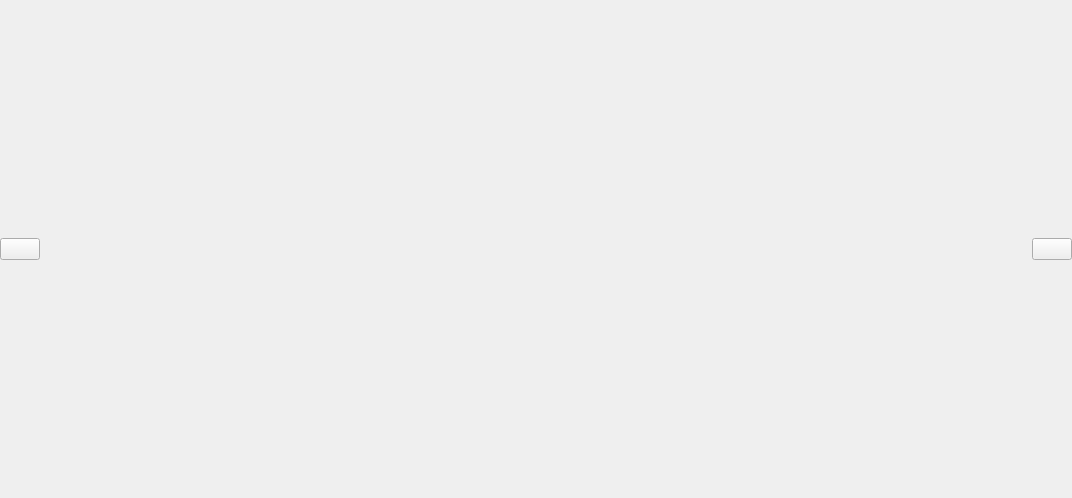
<?xml version="1.0" encoding="UTF-8"?>
<ui version="4.0">
 <class>HomeBooksList</class>
 <widget class="QWidget" name="HomeBooksList">
  <property name="geometry">
   <rect>
    <x>0</x>
    <y>0</y>
    <width>1072</width>
    <height>498</height>
   </rect>
  </property>
  <property name="sizePolicy">
   <sizepolicy hsizetype="Expanding" vsizetype="Expanding">
    <horstretch>0</horstretch>
    <verstretch>0</verstretch>
   </sizepolicy>
  </property>
  <property name="minimumSize">
   <size>
    <width>0</width>
    <height>0</height>
   </size>
  </property>
  <property name="maximumSize">
   <size>
    <width>1072</width>
    <height>498</height>
   </size>
  </property>
  <property name="windowTitle">
   <string>Form</string>
  </property>
  <property name="styleSheet">
   <string notr="true" />
  </property>
  <layout class="QHBoxLayout" name="horizontalLayout">
   <property name="spacing">
    <number>0</number>
   </property>
   <property name="margin">
    <number>0</number>
   </property>
   <item>
    <widget class="QPushButton" name="previousBtn">
     <property name="focusPolicy">
      <enum>Qt::NoFocus</enum>
     </property>
     <property name="text">
      <string />
     </property>
    </widget>
   </item>
   <item>
    <widget class="QWidget" name="cover1Cont" native="true">
     <layout class="QGridLayout" name="gridLayout">
      <property name="margin">
       <number>0</number>
      </property>
      <property name="spacing">
       <number>0</number>
      </property>
      <item column="0" row="1">
       <widget class="QLabel" name="topLeft1Lbl">
        <property name="sizePolicy">
         <sizepolicy hsizetype="Expanding" vsizetype="Expanding">
          <horstretch>0</horstretch>
          <verstretch>0</verstretch>
         </sizepolicy>
        </property>
        <property name="minimumSize">
         <size>
          <width>10</width>
          <height>10</height>
         </size>
        </property>
        <property name="text">
         <string />
        </property>
       </widget>
      </item>
      <item column="1" row="1">
       <widget class="QLabel" name="topCenter1Lbl">
        <property name="sizePolicy">
         <sizepolicy hsizetype="Expanding" vsizetype="Expanding">
          <horstretch>0</horstretch>
          <verstretch>0</verstretch>
         </sizepolicy>
        </property>
        <property name="text">
         <string />
        </property>
       </widget>
      </item>
      <item column="0" row="2">
       <widget class="QLabel" name="centerLeft1Lbl">
        <property name="sizePolicy">
         <sizepolicy hsizetype="Expanding" vsizetype="Expanding">
          <horstretch>0</horstretch>
          <verstretch>0</verstretch>
         </sizepolicy>
        </property>
        <property name="minimumSize">
         <size>
          <width>10</width>
          <height>265</height>
         </size>
        </property>
        <property name="text">
         <string />
        </property>
       </widget>
      </item>
      <item column="0" row="3">
       <widget class="QLabel" name="bottomLeft1Lbl">
        <property name="sizePolicy">
         <sizepolicy hsizetype="Expanding" vsizetype="Expanding">
          <horstretch>0</horstretch>
          <verstretch>0</verstretch>
         </sizepolicy>
        </property>
        <property name="minimumSize">
         <size>
          <width>10</width>
          <height>30</height>
         </size>
        </property>
        <property name="text">
         <string />
        </property>
       </widget>
      </item>
      <item column="2" row="3">
       <widget class="QLabel" name="bottomRight1Lbl">
        <property name="sizePolicy">
         <sizepolicy hsizetype="Expanding" vsizetype="Expanding">
          <horstretch>0</horstretch>
          <verstretch>0</verstretch>
         </sizepolicy>
        </property>
        <property name="minimumSize">
         <size>
          <width>32</width>
          <height>30</height>
         </size>
        </property>
        <property name="styleSheet">
         <string notr="true" />
        </property>
        <property name="text">
         <string />
        </property>
       </widget>
      </item>
      <item column="1" row="0">
       <spacer name="verticalSpacer">
        <property name="orientation">
         <enum>Qt::Vertical</enum>
        </property>
        <property name="sizeHint" stdset="0">
         <size>
          <width>28</width>
          <height>57</height>
         </size>
        </property>
       </spacer>
      </item>
      <item column="0" row="0">
       <spacer name="verticalSpacer_4">
        <property name="orientation">
         <enum>Qt::Vertical</enum>
        </property>
        <property name="sizeHint" stdset="0">
         <size>
          <width>3</width>
          <height>57</height>
         </size>
        </property>
       </spacer>
      </item>
      <item column="2" row="0">
       <spacer name="verticalSpacer_5">
        <property name="orientation">
         <enum>Qt::Vertical</enum>
        </property>
        <property name="sizeHint" stdset="0">
         <size>
          <width>7</width>
          <height>57</height>
         </size>
        </property>
       </spacer>
      </item>
      <item column="1" row="3">
       <widget class="QLabel" name="bottomCenter1Lbl">
        <property name="sizePolicy">
         <sizepolicy hsizetype="Expanding" vsizetype="Expanding">
          <horstretch>0</horstretch>
          <verstretch>0</verstretch>
         </sizepolicy>
        </property>
        <property name="text">
         <string />
        </property>
       </widget>
      </item>
      <item column="1" row="2">
       <widget class="HomeBooksListItem" name="cover1" native="true">
        <property name="minimumSize">
         <size>
          <width>175</width>
          <height>265</height>
         </size>
        </property>
       </widget>
      </item>
      <item column="2" row="2">
       <widget class="QLabel" name="centerRight1Lbl">
        <property name="sizePolicy">
         <sizepolicy hsizetype="Expanding" vsizetype="Expanding">
          <horstretch>0</horstretch>
          <verstretch>0</verstretch>
         </sizepolicy>
        </property>
        <property name="minimumSize">
         <size>
          <width>32</width>
          <height>265</height>
         </size>
        </property>
        <property name="maximumSize">
         <size>
          <width>45</width>
          <height>375</height>
         </size>
        </property>
        <property name="text">
         <string />
        </property>
       </widget>
      </item>
     </layout>
    </widget>
   </item>
   <item>
    <spacer name="horizontalSpacer">
     <property name="orientation">
      <enum>Qt::Horizontal</enum>
     </property>
     <property name="sizeType">
      <enum>QSizePolicy::Minimum</enum>
     </property>
     <property name="sizeHint" stdset="0">
      <size>
       <width>1</width>
       <height>7</height>
      </size>
     </property>
    </spacer>
   </item>
   <item>
    <widget class="QWidget" name="cover2Cont" native="true">
     <property name="styleSheet">
      <string notr="true" />
     </property>
     <layout class="QGridLayout" name="gridLayout_2">
      <property name="margin">
       <number>0</number>
      </property>
      <property name="spacing">
       <number>0</number>
      </property>
      <item column="2" row="1">
       <widget class="QLabel" name="topRight2Lbl">
        <property name="sizePolicy">
         <sizepolicy hsizetype="Expanding" vsizetype="Expanding">
          <horstretch>0</horstretch>
          <verstretch>0</verstretch>
         </sizepolicy>
        </property>
        <property name="minimumSize">
         <size>
          <width>32</width>
          <height>10</height>
         </size>
        </property>
        <property name="maximumSize">
         <size>
          <width>45</width>
          <height>14</height>
         </size>
        </property>
        <property name="text">
         <string />
        </property>
       </widget>
      </item>
      <item column="2" row="0">
       <spacer name="verticalSpacer_7">
        <property name="orientation">
         <enum>Qt::Vertical</enum>
        </property>
        <property name="sizeHint" stdset="0">
         <size>
          <width>7</width>
          <height>57</height>
         </size>
        </property>
       </spacer>
      </item>
      <item column="1" row="1">
       <widget class="QLabel" name="topCenter2Lbl">
        <property name="sizePolicy">
         <sizepolicy hsizetype="Expanding" vsizetype="Expanding">
          <horstretch>0</horstretch>
          <verstretch>0</verstretch>
         </sizepolicy>
        </property>
        <property name="text">
         <string />
        </property>
       </widget>
      </item>
      <item column="2" row="2">
       <widget class="QLabel" name="centerRight2Lbl">
        <property name="sizePolicy">
         <sizepolicy hsizetype="Expanding" vsizetype="Expanding">
          <horstretch>0</horstretch>
          <verstretch>0</verstretch>
         </sizepolicy>
        </property>
        <property name="minimumSize">
         <size>
          <width>32</width>
          <height>265</height>
         </size>
        </property>
        <property name="maximumSize">
         <size>
          <width>45</width>
          <height>375</height>
         </size>
        </property>
        <property name="text">
         <string />
        </property>
       </widget>
      </item>
      <item column="1" row="2">
       <widget class="HomeBooksListItem" name="cover2" native="true" />
      </item>
      <item column="0" row="3">
       <widget class="QLabel" name="bottomLeft2Lbl">
        <property name="sizePolicy">
         <sizepolicy hsizetype="Expanding" vsizetype="Expanding">
          <horstretch>0</horstretch>
          <verstretch>0</verstretch>
         </sizepolicy>
        </property>
        <property name="minimumSize">
         <size>
          <width>12</width>
          <height>30</height>
         </size>
        </property>
        <property name="text">
         <string />
        </property>
       </widget>
      </item>
      <item column="0" row="1">
       <widget class="QLabel" name="topLeft2Lbl">
        <property name="sizePolicy">
         <sizepolicy hsizetype="Expanding" vsizetype="Expanding">
          <horstretch>0</horstretch>
          <verstretch>0</verstretch>
         </sizepolicy>
        </property>
        <property name="minimumSize">
         <size>
          <width>12</width>
          <height>10</height>
         </size>
        </property>
        <property name="text">
         <string />
        </property>
       </widget>
      </item>
      <item column="0" row="0">
       <spacer name="verticalSpacer_6">
        <property name="orientation">
         <enum>Qt::Vertical</enum>
        </property>
        <property name="sizeHint" stdset="0">
         <size>
          <width>7</width>
          <height>57</height>
         </size>
        </property>
       </spacer>
      </item>
      <item column="1" row="0">
       <spacer name="verticalSpacer_2">
        <property name="orientation">
         <enum>Qt::Vertical</enum>
        </property>
        <property name="sizeHint" stdset="0">
         <size>
          <width>28</width>
          <height>57</height>
         </size>
        </property>
       </spacer>
      </item>
      <item column="0" row="2">
       <widget class="QLabel" name="centerLeft2Lbl">
        <property name="sizePolicy">
         <sizepolicy hsizetype="Expanding" vsizetype="Expanding">
          <horstretch>0</horstretch>
          <verstretch>0</verstretch>
         </sizepolicy>
        </property>
        <property name="minimumSize">
         <size>
          <width>12</width>
          <height>265</height>
         </size>
        </property>
        <property name="text">
         <string />
        </property>
       </widget>
      </item>
      <item column="1" row="3">
       <widget class="QLabel" name="bottomCenter2Lbl">
        <property name="sizePolicy">
         <sizepolicy hsizetype="Expanding" vsizetype="Expanding">
          <horstretch>0</horstretch>
          <verstretch>0</verstretch>
         </sizepolicy>
        </property>
        <property name="text">
         <string />
        </property>
       </widget>
      </item>
      <item column="2" row="3">
       <widget class="QLabel" name="bottomRight2Lbl">
        <property name="sizePolicy">
         <sizepolicy hsizetype="Expanding" vsizetype="Expanding">
          <horstretch>0</horstretch>
          <verstretch>0</verstretch>
         </sizepolicy>
        </property>
        <property name="minimumSize">
         <size>
          <width>32</width>
          <height>30</height>
         </size>
        </property>
        <property name="maximumSize">
         <size>
          <width>45</width>
          <height>42</height>
         </size>
        </property>
        <property name="text">
         <string />
        </property>
       </widget>
      </item>
     </layout>
    </widget>
   </item>
   <item>
    <spacer name="horizontalSpacer_2">
     <property name="orientation">
      <enum>Qt::Horizontal</enum>
     </property>
     <property name="sizeHint" stdset="0">
      <size>
       <width>1</width>
       <height>7</height>
      </size>
     </property>
    </spacer>
   </item>
   <item>
    <widget class="QWidget" name="cover3Cont" native="true">
     <layout class="QGridLayout" name="gridLayout_3">
      <property name="margin">
       <number>0</number>
      </property>
      <property name="spacing">
       <number>0</number>
      </property>
      <item column="0" row="1">
       <widget class="QLabel" name="topLeft3Lbl">
        <property name="sizePolicy">
         <sizepolicy hsizetype="Expanding" vsizetype="Expanding">
          <horstretch>0</horstretch>
          <verstretch>0</verstretch>
         </sizepolicy>
        </property>
        <property name="minimumSize">
         <size>
          <width>12</width>
          <height>10</height>
         </size>
        </property>
        <property name="maximumSize">
         <size>
          <width>17</width>
          <height>14</height>
         </size>
        </property>
        <property name="text">
         <string />
        </property>
       </widget>
      </item>
      <item column="0" row="0">
       <spacer name="verticalSpacer_8">
        <property name="orientation">
         <enum>Qt::Vertical</enum>
        </property>
        <property name="sizeHint" stdset="0">
         <size>
          <width>7</width>
          <height>57</height>
         </size>
        </property>
       </spacer>
      </item>
      <item column="1" row="0">
       <spacer name="verticalSpacer_3">
        <property name="orientation">
         <enum>Qt::Vertical</enum>
        </property>
        <property name="sizeHint" stdset="0">
         <size>
          <width>7</width>
          <height>57</height>
         </size>
        </property>
       </spacer>
      </item>
      <item column="2" row="3">
       <widget class="QLabel" name="bottomRight3Lbl">
        <property name="sizePolicy">
         <sizepolicy hsizetype="Expanding" vsizetype="Expanding">
          <horstretch>0</horstretch>
          <verstretch>0</verstretch>
         </sizepolicy>
        </property>
        <property name="minimumSize">
         <size>
          <width>19</width>
          <height>30</height>
         </size>
        </property>
        <property name="text">
         <string />
        </property>
       </widget>
      </item>
      <item column="0" row="3">
       <widget class="QLabel" name="bottomLeft3Lbl">
        <property name="sizePolicy">
         <sizepolicy hsizetype="Expanding" vsizetype="Expanding">
          <horstretch>0</horstretch>
          <verstretch>0</verstretch>
         </sizepolicy>
        </property>
        <property name="minimumSize">
         <size>
          <width>12</width>
          <height>30</height>
         </size>
        </property>
        <property name="maximumSize">
         <size>
          <width>17</width>
          <height>42</height>
         </size>
        </property>
        <property name="text">
         <string />
        </property>
       </widget>
      </item>
      <item column="2" row="1">
       <widget class="QLabel" name="topRight3Lbl">
        <property name="sizePolicy">
         <sizepolicy hsizetype="Expanding" vsizetype="Expanding">
          <horstretch>0</horstretch>
          <verstretch>0</verstretch>
         </sizepolicy>
        </property>
        <property name="minimumSize">
         <size>
          <width>19</width>
          <height>10</height>
         </size>
        </property>
        <property name="text">
         <string />
        </property>
       </widget>
      </item>
      <item column="2" row="0">
       <spacer name="verticalSpacer_9">
        <property name="orientation">
         <enum>Qt::Vertical</enum>
        </property>
        <property name="sizeHint" stdset="0">
         <size>
          <width>7</width>
          <height>57</height>
         </size>
        </property>
       </spacer>
      </item>
      <item column="2" row="2">
       <widget class="QLabel" name="centerRight3Lbl">
        <property name="sizePolicy">
         <sizepolicy hsizetype="Expanding" vsizetype="Expanding">
          <horstretch>0</horstretch>
          <verstretch>0</verstretch>
         </sizepolicy>
        </property>
        <property name="minimumSize">
         <size>
          <width>19</width>
          <height>265</height>
         </size>
        </property>
        <property name="maximumSize">
         <size>
          <width>27</width>
          <height>375</height>
         </size>
        </property>
        <property name="text">
         <string />
        </property>
       </widget>
      </item>
      <item column="0" row="2">
       <widget class="QLabel" name="centerLeft3Lbl">
        <property name="sizePolicy">
         <sizepolicy hsizetype="Expanding" vsizetype="Expanding">
          <horstretch>0</horstretch>
          <verstretch>0</verstretch>
         </sizepolicy>
        </property>
        <property name="minimumSize">
         <size>
          <width>12</width>
          <height>265</height>
         </size>
        </property>
        <property name="maximumSize">
         <size>
          <width>17</width>
          <height>375</height>
         </size>
        </property>
        <property name="text">
         <string />
        </property>
       </widget>
      </item>
      <item column="1" row="1">
       <widget class="QLabel" name="topCenter3Lbl">
        <property name="sizePolicy">
         <sizepolicy hsizetype="Expanding" vsizetype="Expanding">
          <horstretch>0</horstretch>
          <verstretch>0</verstretch>
         </sizepolicy>
        </property>
        <property name="text">
         <string />
        </property>
       </widget>
      </item>
      <item column="1" row="3">
       <widget class="QLabel" name="bottomCenter3Lbl">
        <property name="sizePolicy">
         <sizepolicy hsizetype="Expanding" vsizetype="Expanding">
          <horstretch>0</horstretch>
          <verstretch>0</verstretch>
         </sizepolicy>
        </property>
        <property name="text">
         <string />
        </property>
       </widget>
      </item>
      <item column="1" row="2">
       <widget class="HomeBooksListItem" name="cover3" native="true" />
      </item>
     </layout>
    </widget>
   </item>
   <item>
    <spacer name="horizontalSpacer_3">
     <property name="orientation">
      <enum>Qt::Horizontal</enum>
     </property>
     <property name="sizeHint" stdset="0">
      <size>
       <width>57</width>
       <height>28</height>
      </size>
     </property>
    </spacer>
   </item>
   <item>
    <widget class="QPushButton" name="nextBtn">
     <property name="focusPolicy">
      <enum>Qt::NoFocus</enum>
     </property>
     <property name="text">
      <string />
     </property>
    </widget>
   </item>
  </layout>
 </widget>
 <customwidgets>
  <customwidget>
   <class>HomeBooksListItem</class>
   <extends>QWidget</extends>
   <header>HomeBooksListItem.h</header>
   <container>1</container>
  </customwidget>
 </customwidgets>
 <resources />
 <connections />
</ui>
